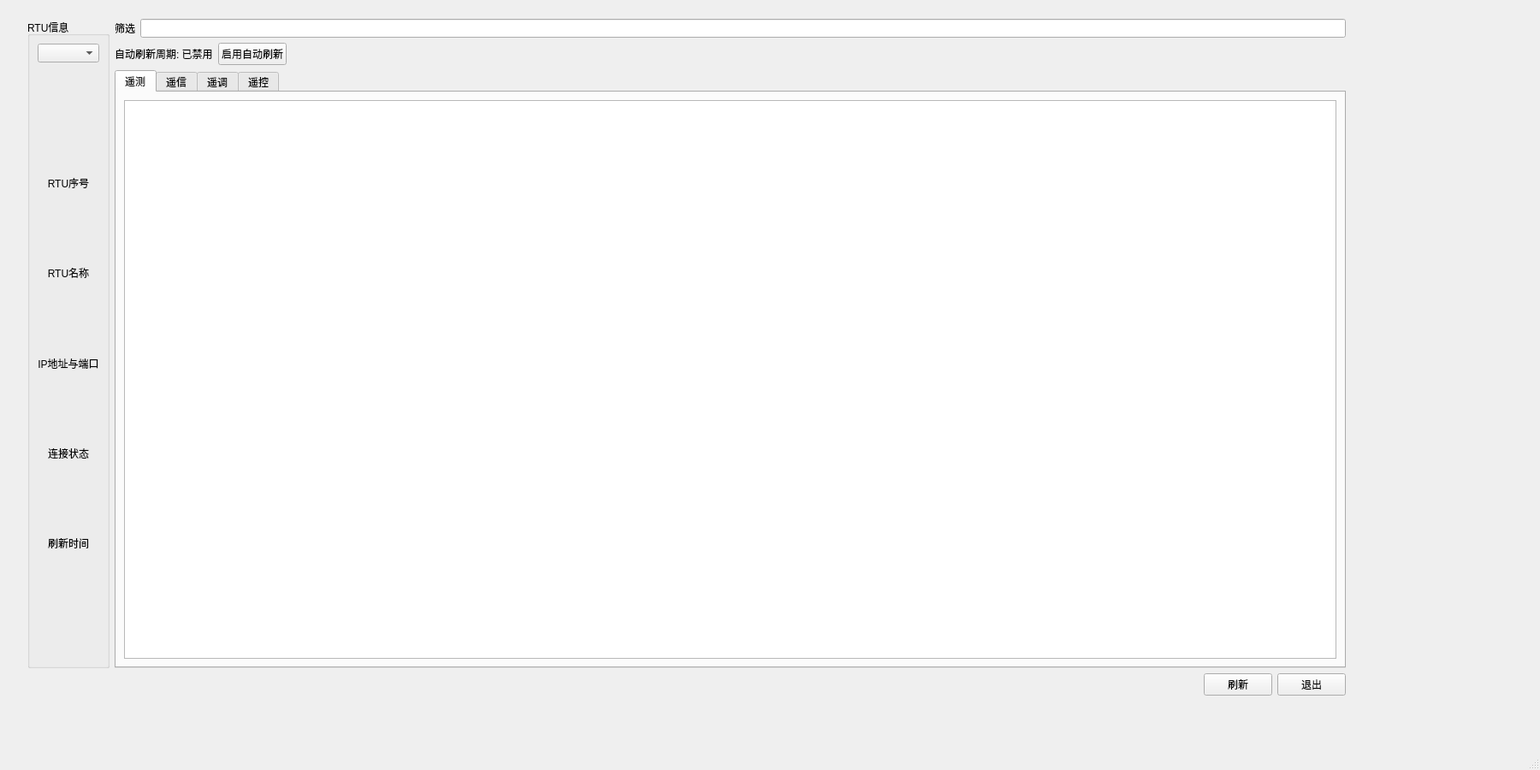
<?xml version="1.0" encoding="UTF-8"?>
<ui version="4.0">
 <class>MainWindow</class>
 <widget class="QMainWindow" name="MainWindow">
  <property name="geometry">
   <rect>
    <x>0</x>
    <y>0</y>
    <width>1800</width>
    <height>900</height>
   </rect>
  </property>
  <property name="minimumSize">
   <size>
    <width>1600</width>
    <height>900</height>
   </size>
  </property>
  <property name="windowTitle">
   <string>MainWindow</string>
  </property>
  <widget class="QWidget" name="centralwidget">
   <widget class="QWidget" name="layoutWidget">
    <property name="geometry">
     <rect>
      <x>32</x>
      <y>22</y>
      <width>1541</width>
      <height>791</height>
     </rect>
    </property>
    <layout class="QVBoxLayout" name="verticalLayout_3">
     <property name="sizeConstraint">
      <enum>QLayout::SetMaximumSize</enum>
     </property>
     <item>
      <layout class="QHBoxLayout" name="horizontalLayout_3">
       <item>
        <widget class="QGroupBox" name="groupBox">
         <property name="title">
          <string>RTU信息</string>
         </property>
         <layout class="QVBoxLayout" name="verticalLayout">
          <item>
           <widget class="QComboBox" name="cbxRtu"/>
          </item>
          <item>
           <spacer name="verticalSpacer">
            <property name="orientation">
             <enum>Qt::Vertical</enum>
            </property>
            <property name="sizeHint" stdset="0">
             <size>
              <width>20</width>
              <height>126</height>
             </size>
            </property>
           </spacer>
          </item>
          <item>
           <widget class="QLabel" name="labelRtuID">
            <property name="text">
             <string>RTU序号</string>
            </property>
            <property name="alignment">
             <set>Qt::AlignCenter</set>
            </property>
           </widget>
          </item>
          <item>
           <spacer name="verticalSpacer_3">
            <property name="orientation">
             <enum>Qt::Vertical</enum>
            </property>
            <property name="sizeHint" stdset="0">
             <size>
              <width>20</width>
              <height>40</height>
             </size>
            </property>
           </spacer>
          </item>
          <item>
           <widget class="QLabel" name="labelRtuName">
            <property name="text">
             <string>RTU名称</string>
            </property>
            <property name="alignment">
             <set>Qt::AlignCenter</set>
            </property>
           </widget>
          </item>
          <item>
           <spacer name="verticalSpacer_4">
            <property name="orientation">
             <enum>Qt::Vertical</enum>
            </property>
            <property name="sizeHint" stdset="0">
             <size>
              <width>20</width>
              <height>40</height>
             </size>
            </property>
           </spacer>
          </item>
          <item>
           <widget class="QLabel" name="labelRtuPort">
            <property name="text">
             <string>IP地址与端口</string>
            </property>
            <property name="alignment">
             <set>Qt::AlignCenter</set>
            </property>
           </widget>
          </item>
          <item>
           <spacer name="verticalSpacer_5">
            <property name="orientation">
             <enum>Qt::Vertical</enum>
            </property>
            <property name="sizeHint" stdset="0">
             <size>
              <width>20</width>
              <height>40</height>
             </size>
            </property>
           </spacer>
          </item>
          <item>
           <widget class="QLabel" name="labelRtuStatus">
            <property name="text">
             <string>连接状态</string>
            </property>
            <property name="alignment">
             <set>Qt::AlignCenter</set>
            </property>
           </widget>
          </item>
          <item>
           <spacer name="verticalSpacer_6">
            <property name="orientation">
             <enum>Qt::Vertical</enum>
            </property>
            <property name="sizeHint" stdset="0">
             <size>
              <width>20</width>
              <height>40</height>
             </size>
            </property>
           </spacer>
          </item>
          <item>
           <widget class="QLabel" name="labelRtuRefresh_time">
            <property name="text">
             <string>刷新时间</string>
            </property>
            <property name="alignment">
             <set>Qt::AlignCenter</set>
            </property>
           </widget>
          </item>
          <item>
           <spacer name="verticalSpacer_2">
            <property name="orientation">
             <enum>Qt::Vertical</enum>
            </property>
            <property name="sizeHint" stdset="0">
             <size>
              <width>20</width>
              <height>125</height>
             </size>
            </property>
           </spacer>
          </item>
         </layout>
        </widget>
       </item>
       <item>
        <layout class="QVBoxLayout" name="verticalLayout_2">
         <item>
          <layout class="QHBoxLayout" name="horizontalLayout_2">
           <item>
            <widget class="QLabel" name="label">
             <property name="text">
              <string>筛选</string>
             </property>
            </widget>
           </item>
           <item>
            <widget class="QLineEdit" name="editFilter"/>
           </item>
          </layout>
         </item>
         <item>
          <layout class="QHBoxLayout" name="horizontalLayout_4">
           <item>
            <widget class="QLabel" name="labelAutoRefreshPeriod">
             <property name="text">
              <string>自动刷新周期: 已禁用</string>
             </property>
            </widget>
           </item>
           <item>
            <widget class="QPushButton" name="btnEnableAutoRefresh">
             <property name="text">
              <string>启用自动刷新</string>
             </property>
            </widget>
           </item>
           <item>
            <spacer name="horizontalSpacer_2">
             <property name="orientation">
              <enum>Qt::Horizontal</enum>
             </property>
             <property name="sizeHint" stdset="0">
              <size>
               <width>40</width>
               <height>20</height>
              </size>
             </property>
            </spacer>
           </item>
          </layout>
         </item>
         <item>
          <widget class="QTabWidget" name="tabWidget">
           <property name="currentIndex">
            <number>0</number>
           </property>
           <widget class="QWidget" name="tabYc">
            <attribute name="title">
             <string>遥测</string>
            </attribute>
            <layout class="QGridLayout" name="gridLayout">
             <item row="0" column="0">
              <widget class="QTableWidget" name="tableYc">
               <property name="sizePolicy">
                <sizepolicy hsizetype="Expanding" vsizetype="Expanding">
                 <horstretch>0</horstretch>
                 <verstretch>0</verstretch>
                </sizepolicy>
               </property>
               <property name="sizeAdjustPolicy">
                <enum>QAbstractScrollArea::AdjustToContents</enum>
               </property>
              </widget>
             </item>
            </layout>
           </widget>
           <widget class="QWidget" name="tabYx">
            <attribute name="title">
             <string>遥信</string>
            </attribute>
            <layout class="QGridLayout" name="gridLayout_2">
             <item row="0" column="0">
              <widget class="QTableWidget" name="tableYx"/>
             </item>
            </layout>
           </widget>
           <widget class="QWidget" name="tabYt">
            <attribute name="title">
             <string>遥调</string>
            </attribute>
            <layout class="QGridLayout" name="gridLayout_3">
             <item row="0" column="0">
              <widget class="QTableWidget" name="tableYt"/>
             </item>
            </layout>
           </widget>
           <widget class="QWidget" name="tabYk">
            <attribute name="title">
             <string>遥控</string>
            </attribute>
            <layout class="QGridLayout" name="gridLayout_4">
             <item row="0" column="0">
              <widget class="QTableWidget" name="tableYk"/>
             </item>
            </layout>
           </widget>
          </widget>
         </item>
        </layout>
       </item>
      </layout>
     </item>
     <item>
      <layout class="QHBoxLayout" name="horizontalLayout">
       <item>
        <spacer name="horizontalSpacer">
         <property name="orientation">
          <enum>Qt::Horizontal</enum>
         </property>
         <property name="sizeHint" stdset="0">
          <size>
           <width>40</width>
           <height>20</height>
          </size>
         </property>
        </spacer>
       </item>
       <item>
        <widget class="QPushButton" name="btnRefresh">
         <property name="text">
          <string>刷新</string>
         </property>
        </widget>
       </item>
       <item>
        <widget class="QPushButton" name="btnExit">
         <property name="text">
          <string>退出</string>
         </property>
        </widget>
       </item>
      </layout>
     </item>
    </layout>
   </widget>
  </widget>
  <widget class="QMenuBar" name="menubar">
   <property name="geometry">
    <rect>
     <x>0</x>
     <y>0</y>
     <width>1800</width>
     <height>22</height>
    </rect>
   </property>
  </widget>
  <widget class="QStatusBar" name="statusbar"/>
 </widget>
 <resources/>
 <connections>
  <connection>
   <sender>btnExit</sender>
   <signal>clicked()</signal>
   <receiver>MainWindow</receiver>
   <slot>close()</slot>
   <hints>
    <hint type="sourcelabel">
     <x>1316</x>
     <y>862</y>
    </hint>
    <hint type="destinationlabel">
     <x>1455</x>
     <y>837</y>
    </hint>
   </hints>
  </connection>
 </connections>
</ui>
